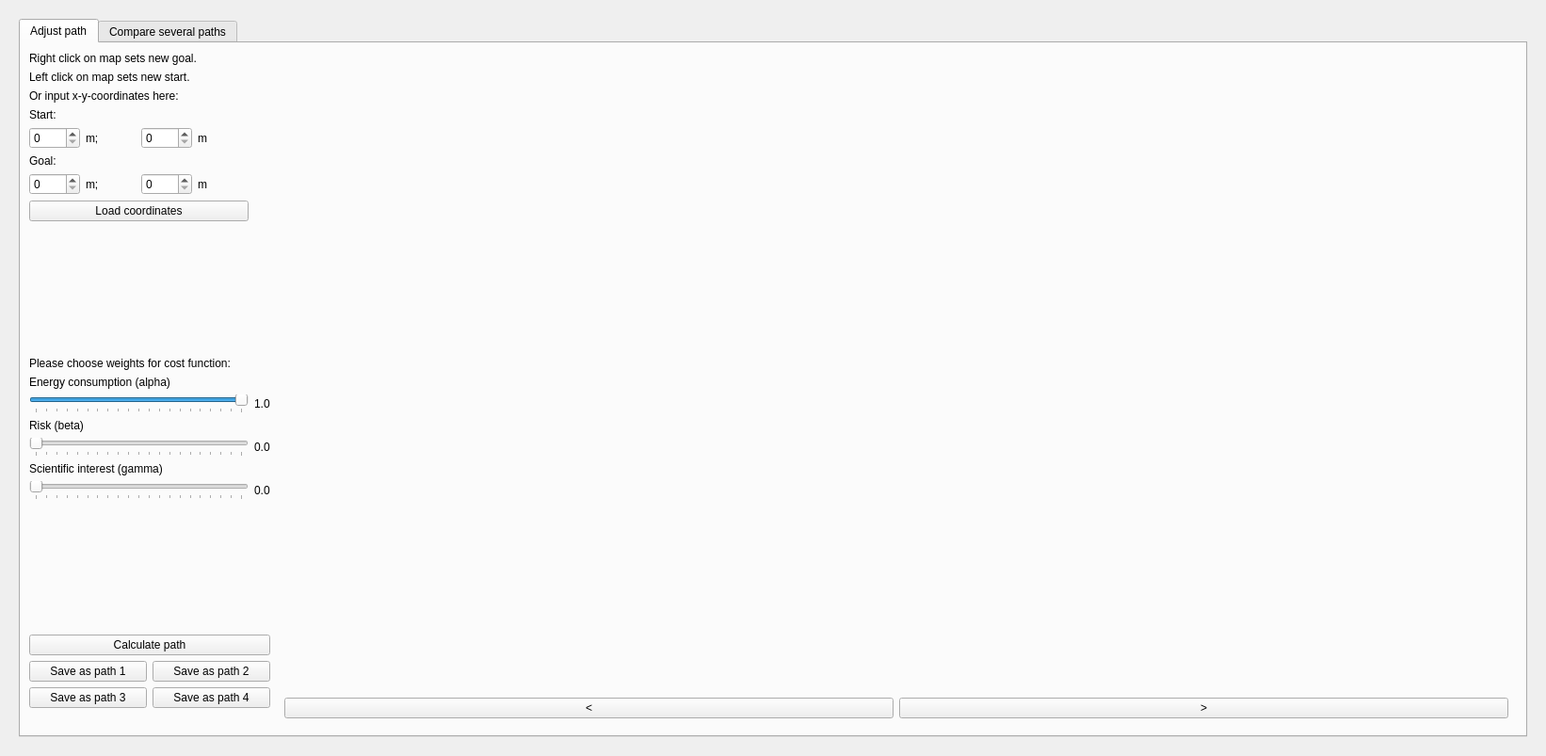
<?xml version="1.0" encoding="UTF-8"?>
<ui version="4.0">
 <class>Form</class>
 <widget class="QWidget" name="Form">
  <property name="geometry">
   <rect>
    <x>0</x>
    <y>0</y>
    <width>1642</width>
    <height>803</height>
   </rect>
  </property>
  <property name="windowTitle">
   <string>Form</string>
  </property>
  <layout class="QHBoxLayout" name="horizontalLayout_2">
   <item>
    <widget class="QStackedWidget" name="stackedWidget">
     <property name="minimumSize">
      <size>
       <width>200</width>
       <height>0</height>
      </size>
     </property>
     <property name="currentIndex">
      <number>0</number>
     </property>
     <widget class="QWidget" name="page">
      <layout class="QVBoxLayout" name="verticalLayout_4">
       <item>
        <widget class="QTabWidget" name="tabWidget">
         <property name="currentIndex">
          <number>0</number>
         </property>
         <widget class="QWidget" name="adjust_path_tab">
          <attribute name="title">
           <string>Adjust path</string>
          </attribute>
          <layout class="QHBoxLayout" name="horizontalLayout">
           <item>
            <layout class="QVBoxLayout" name="verticalLayout">
             <property name="sizeConstraint">
              <enum>QLayout::SetDefaultConstraint</enum>
             </property>
             <item>
              <layout class="QGridLayout" name="parameter_setting">
               <item row="13" column="0">
                <widget class="QLabel" name="label_beta">
                 <property name="text">
                  <string>Risk (beta)</string>
                 </property>
                </widget>
               </item>
               <item row="11" column="0">
                <widget class="QLabel" name="label_alpha">
                 <property name="layoutDirection">
                  <enum>Qt::LeftToRight</enum>
                 </property>
                 <property name="text">
                  <string>Energy consumption (alpha)</string>
                 </property>
                </widget>
               </item>
               <item row="12" column="0">
                <widget class="QSlider" name="alpha_slider">
                 <property name="maximum">
                  <number>20</number>
                 </property>
                 <property name="singleStep">
                  <number>1</number>
                 </property>
                 <property name="value">
                  <number>20</number>
                 </property>
                 <property name="sliderPosition">
                  <number>20</number>
                 </property>
                 <property name="orientation">
                  <enum>Qt::Horizontal</enum>
                 </property>
                 <property name="tickPosition">
                  <enum>QSlider::TicksBelow</enum>
                 </property>
                </widget>
               </item>
               <item row="1" column="0" colspan="2">
                <widget class="QLabel" name="label_2">
                 <property name="text">
                  <string>Left click on map sets new start.</string>
                 </property>
                </widget>
               </item>
               <item row="12" column="1">
                <widget class="QLabel" name="value_alpha">
                 <property name="text">
                  <string>1.0</string>
                 </property>
                </widget>
               </item>
               <item row="16" column="0">
                <widget class="QSlider" name="gamma_slider">
                 <property name="maximum">
                  <number>20</number>
                 </property>
                 <property name="singleStep">
                  <number>1</number>
                 </property>
                 <property name="orientation">
                  <enum>Qt::Horizontal</enum>
                 </property>
                 <property name="tickPosition">
                  <enum>QSlider::TicksBelow</enum>
                 </property>
                </widget>
               </item>
               <item row="7" column="0">
                <layout class="QHBoxLayout" name="horizontalLayout_6">
                 <item>
                  <widget class="QSpinBox" name="goalx">
                   <property name="maximum">
                    <number>1000</number>
                   </property>
                   <property name="value">
                    <number>0</number>
                   </property>
                  </widget>
                 </item>
                 <item>
                  <widget class="QLabel" name="label_8">
                   <property name="text">
                    <string>m; </string>
                   </property>
                  </widget>
                 </item>
                 <item>
                  <widget class="QSpinBox" name="goaly">
                   <property name="maximum">
                    <number>1000</number>
                   </property>
                   <property name="value">
                    <number>0</number>
                   </property>
                  </widget>
                 </item>
                 <item>
                  <widget class="QLabel" name="label_10">
                   <property name="text">
                    <string>m</string>
                   </property>
                  </widget>
                 </item>
                </layout>
               </item>
               <item row="4" column="0">
                <widget class="QLabel" name="label_5">
                 <property name="text">
                  <string>Start:</string>
                 </property>
                </widget>
               </item>
               <item row="8" column="0">
                <widget class="QPushButton" name="load_coordinates">
                 <property name="text">
                  <string>Load coordinates</string>
                 </property>
                </widget>
               </item>
               <item row="14" column="1">
                <widget class="QLabel" name="value_beta">
                 <property name="text">
                  <string>0.0</string>
                 </property>
                </widget>
               </item>
               <item row="6" column="0">
                <widget class="QLabel" name="label_6">
                 <property name="text">
                  <string>Goal:</string>
                 </property>
                </widget>
               </item>
               <item row="5" column="0">
                <layout class="QHBoxLayout" name="horizontalLayout_5">
                 <item>
                  <widget class="QSpinBox" name="startx">
                   <property name="minimum">
                    <number>0</number>
                   </property>
                   <property name="maximum">
                    <number>1000</number>
                   </property>
                   <property name="value">
                    <number>0</number>
                   </property>
                  </widget>
                 </item>
                 <item>
                  <widget class="QLabel" name="label_7">
                   <property name="text">
                    <string>m; </string>
                   </property>
                  </widget>
                 </item>
                 <item>
                  <widget class="QSpinBox" name="starty">
                   <property name="maximum">
                    <number>1000</number>
                   </property>
                   <property name="value">
                    <number>0</number>
                   </property>
                  </widget>
                 </item>
                 <item>
                  <widget class="QLabel" name="label_9">
                   <property name="text">
                    <string>m</string>
                   </property>
                  </widget>
                 </item>
                </layout>
               </item>
               <item row="2" column="0" colspan="2">
                <widget class="QLabel" name="label_4">
                 <property name="text">
                  <string>Or input x-y-coordinates here:</string>
                 </property>
                </widget>
               </item>
               <item row="0" column="0" colspan="2">
                <widget class="QLabel" name="label">
                 <property name="text">
                  <string>Right click on map sets new goal.</string>
                 </property>
                </widget>
               </item>
               <item row="14" column="0">
                <widget class="QSlider" name="beta_slider">
                 <property name="maximum">
                  <number>20</number>
                 </property>
                 <property name="singleStep">
                  <number>1</number>
                 </property>
                 <property name="orientation">
                  <enum>Qt::Horizontal</enum>
                 </property>
                 <property name="tickPosition">
                  <enum>QSlider::TicksBelow</enum>
                 </property>
                </widget>
               </item>
               <item row="16" column="1">
                <widget class="QLabel" name="value_gamma">
                 <property name="text">
                  <string>0.0</string>
                 </property>
                </widget>
               </item>
               <item row="10" column="0" colspan="2">
                <widget class="QLabel" name="label_3">
                 <property name="text">
                  <string>Please choose weights for cost function:</string>
                 </property>
                </widget>
               </item>
               <item row="9" column="0">
                <spacer name="verticalSpacer_2">
                 <property name="orientation">
                  <enum>Qt::Vertical</enum>
                 </property>
                 <property name="sizeHint" stdset="0">
                  <size>
                   <width>20</width>
                   <height>40</height>
                  </size>
                 </property>
                </spacer>
               </item>
               <item row="15" column="0">
                <widget class="QLabel" name="label_gamma">
                 <property name="text">
                  <string>Scientific interest (gamma)</string>
                 </property>
                </widget>
               </item>
               <item row="17" column="0">
                <spacer name="verticalSpacer">
                 <property name="orientation">
                  <enum>Qt::Vertical</enum>
                 </property>
                 <property name="sizeHint" stdset="0">
                  <size>
                   <width>20</width>
                   <height>40</height>
                  </size>
                 </property>
                </spacer>
               </item>
              </layout>
             </item>
             <item>
              <widget class="QPushButton" name="plan_button">
               <property name="text">
                <string>Calculate path</string>
               </property>
              </widget>
             </item>
             <item>
              <layout class="QGridLayout" name="gridLayout">
               <item row="0" column="1">
                <widget class="QPushButton" name="save_path1">
                 <property name="text">
                  <string>Save as path 2</string>
                 </property>
                </widget>
               </item>
               <item row="0" column="0">
                <widget class="QPushButton" name="save_path0">
                 <property name="text">
                  <string>Save as path 1</string>
                 </property>
                </widget>
               </item>
               <item row="1" column="1">
                <widget class="QPushButton" name="save_path3">
                 <property name="text">
                  <string>Save as path 4</string>
                 </property>
                </widget>
               </item>
               <item row="1" column="0">
                <widget class="QPushButton" name="save_path2">
                 <property name="text">
                  <string>Save as path 3</string>
                 </property>
                </widget>
               </item>
              </layout>
             </item>
             <item>
              <widget class="QLabel" name="pathshows_label">
               <property name="text">
                <string> </string>
               </property>
              </widget>
             </item>
            </layout>
           </item>
           <item>
            <widget class="QWidget" name="map_showing" native="true">
             <layout class="QVBoxLayout" name="verticalLayout_2">
              <item>
               <widget class="QWidget" name="mapwidget_adjust" native="true">
                <property name="minimumSize">
                 <size>
                  <width>1300</width>
                  <height>0</height>
                 </size>
                </property>
                <property name="maximumSize">
                 <size>
                  <width>1300</width>
                  <height>16777215</height>
                 </size>
                </property>
               </widget>
              </item>
              <item>
               <layout class="QHBoxLayout" name="horizontalLayout_3">
                <item>
                 <widget class="QPushButton" name="map_down">
                  <property name="text">
                   <string>&lt;</string>
                  </property>
                 </widget>
                </item>
                <item>
                 <widget class="QPushButton" name="map_up">
                  <property name="text">
                   <string>&gt;</string>
                  </property>
                 </widget>
                </item>
               </layout>
              </item>
             </layout>
            </widget>
           </item>
          </layout>
         </widget>
         <widget class="QWidget" name="compare_paths_tab">
          <attribute name="title">
           <string>Compare several paths</string>
          </attribute>
          <layout class="QVBoxLayout" name="verticalLayout_3">
           <item>
            <widget class="QTabWidget" name="compare_paths_tab_2">
             <property name="currentIndex">
              <number>0</number>
             </property>
             <widget class="QWidget" name="tab_pathoverview">
              <attribute name="title">
               <string>Overview</string>
              </attribute>
              <layout class="QVBoxLayout" name="verticalLayout_13">
               <item>
                <layout class="QVBoxLayout" name="verticalLayout_12">
                 <item>
                  <widget class="QWidget" name="img_paths" native="true">
                   <property name="minimumSize">
                    <size>
                     <width>0</width>
                     <height>100</height>
                    </size>
                   </property>
                  </widget>
                 </item>
                 <item>
                  <layout class="QHBoxLayout" name="horizontalLayout_4">
                   <item>
                    <widget class="QPushButton" name="execute0">
                     <property name="text">
                      <string>Export path 1</string>
                     </property>
                    </widget>
                   </item>
                   <item>
                    <widget class="QPushButton" name="execute1">
                     <property name="text">
                      <string>Export path 2</string>
                     </property>
                    </widget>
                   </item>
                   <item>
                    <widget class="QPushButton" name="execute2">
                     <property name="text">
                      <string>Export path 3</string>
                     </property>
                    </widget>
                   </item>
                   <item>
                    <widget class="QPushButton" name="execute3">
                     <property name="text">
                      <string>Export path 4</string>
                     </property>
                    </widget>
                   </item>
                  </layout>
                 </item>
                 <item>
                  <widget class="QLabel" name="pathsaved_label">
                   <property name="text">
                    <string> </string>
                   </property>
                  </widget>
                 </item>
                 <item>
                  <widget class="QTableWidget" name="results_table"/>
                 </item>
                </layout>
               </item>
              </layout>
             </widget>
            </widget>
           </item>
          </layout>
         </widget>
        </widget>
       </item>
      </layout>
     </widget>
     <widget class="QWidget" name="page_2">
      <layout class="QVBoxLayout" name="verticalLayout_5">
       <item>
        <spacer name="verticalSpacer_3">
         <property name="orientation">
          <enum>Qt::Vertical</enum>
         </property>
         <property name="sizeHint" stdset="0">
          <size>
           <width>20</width>
           <height>216</height>
          </size>
         </property>
        </spacer>
       </item>
       <item>
        <layout class="QHBoxLayout" name="horizontalLayout_7">
         <item>
          <widget class="QLabel" name="label_13">
           <property name="text">
            <string>Choose Map Config File: </string>
           </property>
          </widget>
         </item>
         <item>
          <widget class="QPushButton" name="openmapconfigbutton">
           <property name="text">
            <string>Open...</string>
           </property>
          </widget>
         </item>
         <item>
          <widget class="QLabel" name="mapload_label">
           <property name="text">
            <string>Map Config File: None</string>
           </property>
          </widget>
         </item>
        </layout>
       </item>
       <item>
        <layout class="QHBoxLayout" name="horizontalLayout_8">
         <item>
          <widget class="QLabel" name="label_11">
           <property name="text">
            <string>Choose Robot Config File: </string>
           </property>
          </widget>
         </item>
         <item>
          <widget class="QPushButton" name="openrobotconfigbutton">
           <property name="text">
            <string>Open...</string>
           </property>
          </widget>
         </item>
         <item>
          <widget class="QLabel" name="robotload_label">
           <property name="text">
            <string>Robot Config File: None</string>
           </property>
          </widget>
         </item>
        </layout>
       </item>
       <item>
        <spacer name="verticalSpacer_5">
         <property name="orientation">
          <enum>Qt::Vertical</enum>
         </property>
         <property name="sizeHint" stdset="0">
          <size>
           <width>20</width>
           <height>217</height>
          </size>
         </property>
        </spacer>
       </item>
       <item>
        <widget class="QPushButton" name="loadconfigbutton">
         <property name="text">
          <string>Load Configs</string>
         </property>
        </widget>
       </item>
       <item>
        <spacer name="verticalSpacer_4">
         <property name="orientation">
          <enum>Qt::Vertical</enum>
         </property>
         <property name="sizeHint" stdset="0">
          <size>
           <width>20</width>
           <height>216</height>
          </size>
         </property>
        </spacer>
       </item>
      </layout>
     </widget>
    </widget>
   </item>
  </layout>
 </widget>
 <resources/>
 <connections/>
</ui>
